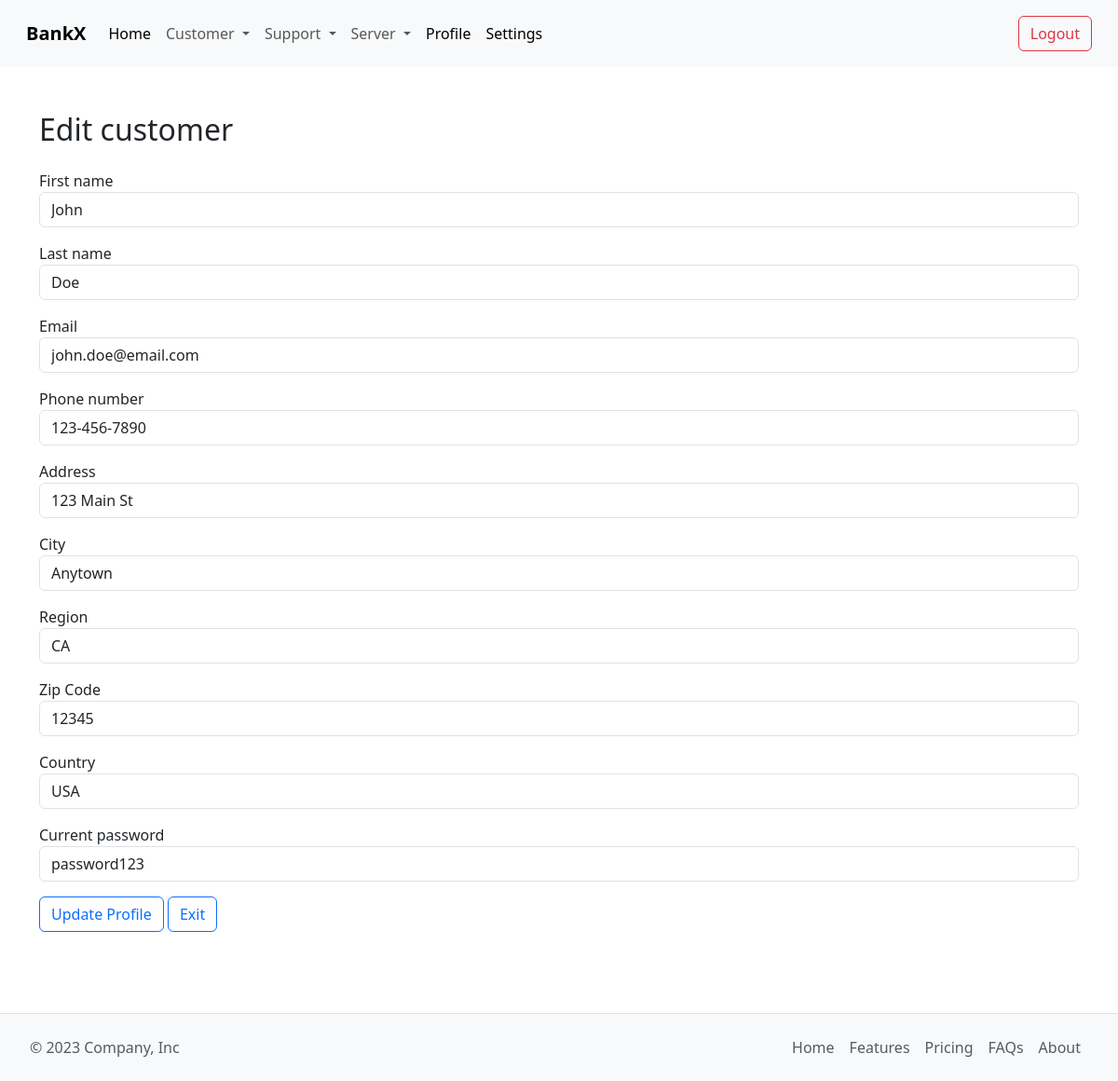
/Admin/customer_edit.php?id=1 (signed in), run on an earlier commit of the app's database.
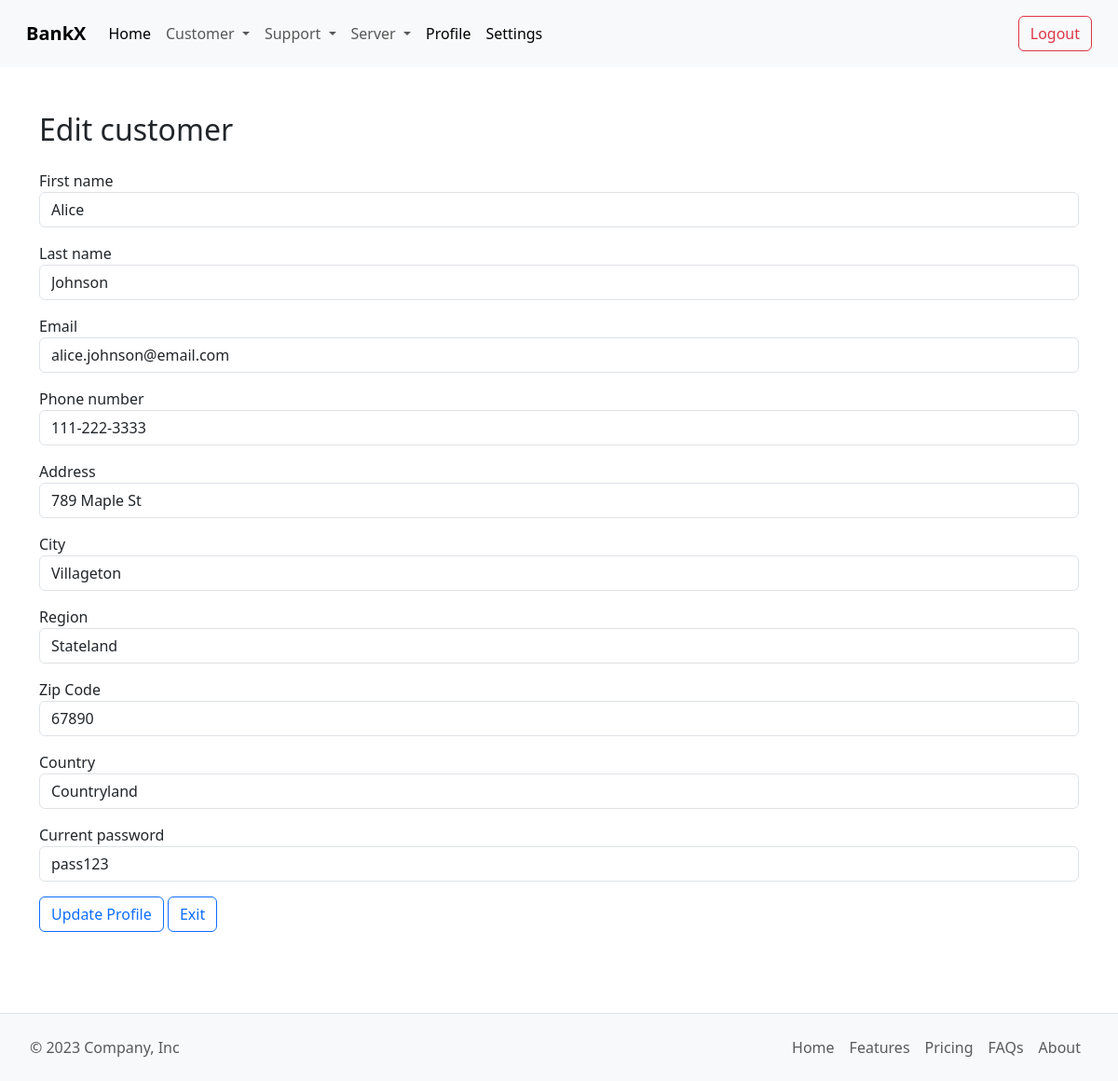
And on a later commit of the database.
### tables this page shows
CREATE TABLE `Customers` (
    `CustomerID` INT PRIMARY KEY AUTO_INCREMENT,
    `FirstName` VARCHAR(50) NOT NULL,
    `LastName` VARCHAR(50) NOT NULL,
    `Email` VARCHAR(100) NOT NULL,
    `PhoneNumber` VARCHAR(100) NOT NULL,
    `Password` VARCHAR(100) NOT NULL,
    `Address` VARCHAR(255),
    `City` VARCHAR(50),
    `State` VARCHAR(50),
    `ZipCode` VARCHAR(10),
    `Country` VARCHAR(50),
    `RegistrationDate` DATE NOT NULL
);

### src/Admin/customer_edit.php (the view, shortened to what this page needs)
<?php
include("include/header.php");
require_once("../Modules/config.php");
$userid = $_GET['id'];
$stmt = $conn->prepare("SELECT * FROM `Customers` WHERE `CustomerID` = :userid");
$stmt->bindValue(":userid", $userid, PDO::PARAM_INT);
$stmt->execute();
$result = $stmt->fetchAll(PDO::FETCH_ASSOC);
?>
<div class="container mt-5" style="padding-bottom: 10rem;">
    <h2>Edit customer</h2>
    <form action="customer_edit_process.php" method="POST">
        <?php
        foreach($result as $row) {
        ?>
        <div class="form-group" style="padding-top: 1rem;">
            <label for="firstname">First name</label>
            <input type="text" class="form-control" id="firstname" name="firstname" placeholder="First name" value="<?php echo $row['FirstName']; ?>">
        </div>
        <div class="form-group" style="padding-top: 1rem;">
            <label for="lastname">Last name</label>
            <input type="text" class="form-control" id="lastname" name="lastname" placeholder="Last name" value="<?php echo $row['LastName']; ?>">
        </div>
        <div class="form-group" style="padding-top: 1rem;">
            <label for="email">Email</label>
            <input type="text" class="form-control" id="email" name="email" placeholder="Email" value="<?php echo $row['Email'] ?>">
        </div>
        <div class="form-group" style="padding-top: 1rem;">
            <label for="phone">Phone number</label>
            <input type="text" class="form-control" id="phone" name="phone" placeholder="Phone number" value="<?php echo $row['PhoneNumber']; ?>">
        </div>
        <div class="form-group" style="padding-top: 1rem;">
            <label for="address">Address</label>
            <input type="text" class="form-control" id="address" name="address" placeholder="Address" value="<?php echo $row['Address']; ?>">
        </div>
        <div class="form-group" style="padding-top: 1rem;">
            <label for="city">City</label>
            <input type="text" class="form-control" id="city" name="city" placeholder="City" value="<?php echo $row['City']; ?>">
        </div>
        <div class="form-group" style="padding-top: 1rem;">
            <label for="region">Region</label>
            <input type="text" class="form-control" id="region" name="region" placeholder="Region" value="<?php echo $row['State']; ?>">
        </div>
        <div class="form-group" style="padding-top: 1rem;">
            <label for="zipcode">Zip Code</label>
            <input type="text" class="form-control" id="zipcode" name="zipcode" placeholder="Zip code" value="<?php echo $row['ZipCode']; ?>">
        </div>
        <div class="form-group" style="padding-top: 1rem;">
            <label for="country">Country</label>
            <input type="text" class="form-control" id="country" name="country" placeholder="Country" value="<?php echo $row['Country']; ?>">
        </div>
        <div class="form-group" style="padding-top: 1rem;">
            <label for="oldpassword">Current password</label>
            <input type="text" class="form-control" id="currentpassword" name="currentpassword" placeholder="Current password" value="<?php echo $row['Password']; ?>">
        </div>
        <div style="padding-top: 1rem;">
            <button type="submit" class="btn btn-outline-primary">Update Profile</button>
            <a href="dashboard.php" class="btn btn-outline-primary">Exit</a>
        </div>
        <?php
        }
        ?>
    </form>
</div>
<?php
include("include/footer.php");
?>

What changed in the data, as far as the page shows it:
changed customers: firstname "John" → "Alice"; lastname "Doe" → "Johnson"; email "john.doe@email.com" → "alice.johnson@email.com"; phone "123-456-7890" → "111-222-3333"; address "123 Main St" → "789 Maple St"; city "Anytown" → "Villageton"; region "CA" → "Stateland"; zipcode "12345" → "67890"; country "USA" → "Countryland"; currentpassword "password123" → "pass123"
